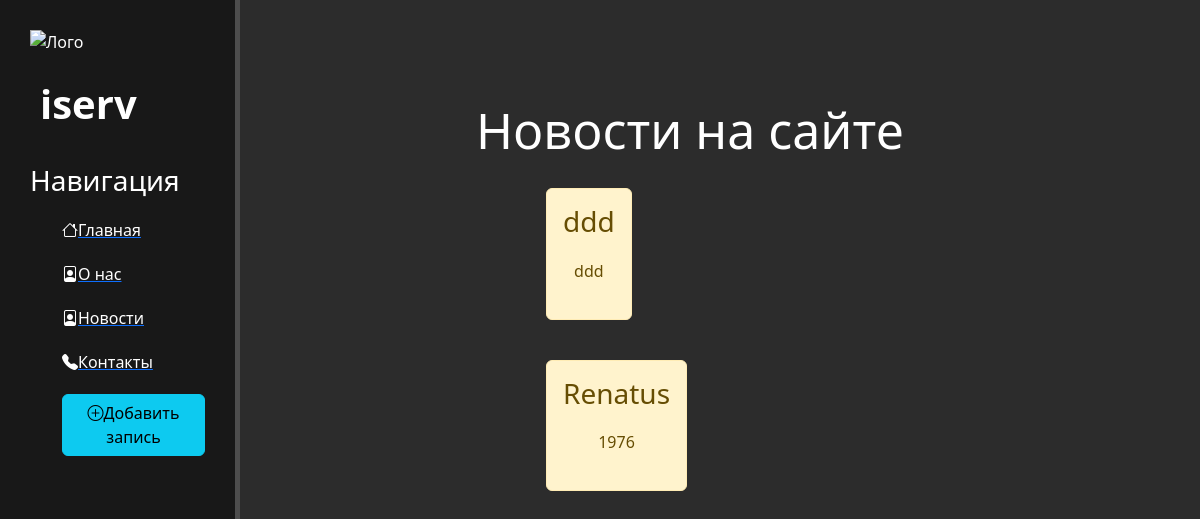
Before: /news/ with the older database file.
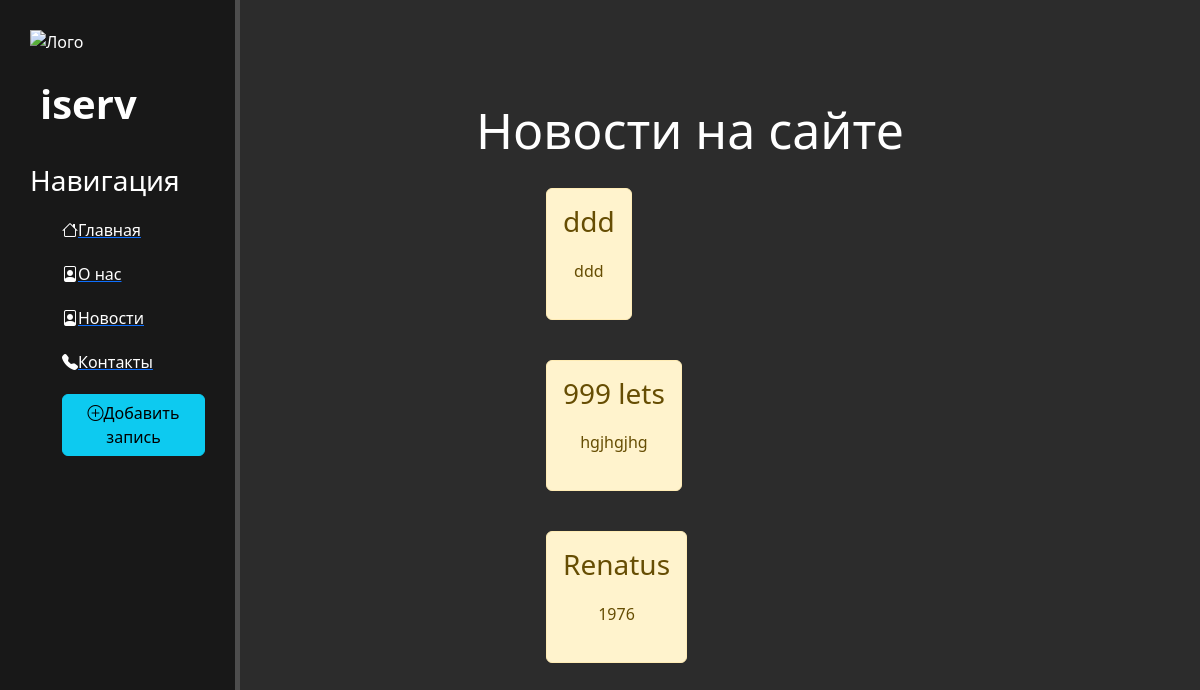
After: the same page with the newer database file.
### news/models.py (models this page shows, shortened)
class Articles(models.Model):
    title=models.CharField('Название', max_length=50)
    anons=models.CharField('Анонс', max_length=250)
    full_text=models.TextField('Статья')
    date=models.DateTimeField('Дата публикации')
    class Meta:
        verbose_name='Новость'
        verbose_name_plural='Новости'

### news/views.py (the view)
# urls.py: path('',views.news_home, name='news_home'),
def news_home(request):
    news=Articles.objects.order_by('-date')
    return render(request,'news/news_home.html',{'news':news})

### news/templates/news/news_home.html (shortened to what this page needs)
{% extends 'main/layout.html' %}
{% block content %}
<div class="features">
  <h1>Новости на сайте</h1>
  {% if news%}
  {% for el in news%}
  <div class="alert alert-warning">
    <h3>{{ el.title }}</h3>
    <p>{{ el.anons }}</p>
  </div>
  {% endfor %}
  {% else %}
  <p> У вас нет новостей!!!</p>
  {% endif %}
</div>
{%endblock%}

Changed rows visible on the page:
added Articles: title "999 lets", anons "hgjhgjhg"
